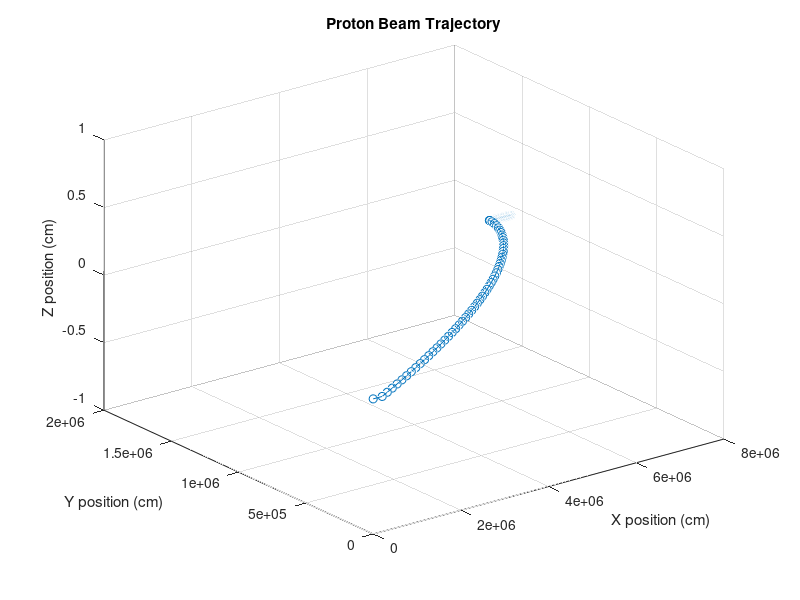

The MATLAB source for this figure:
% RAMDIM: Raytracing Algorithm for Magnetic Deflection of Ions in Media

% Define constants
E0 = 150; % Initial energy of the proton beam in MeV
B0 = 3; % Magnetic flux density in Tesla
d_air = 25; % Thickness of the air gap in cm
alpha = 2.43e-3; % Constant alpha in MeV^(-p)cm
p = 1.75; % Power-law exponent
q = 1.602e-19; % Elementary charge in Coulombs
m = 1.67262192e-27; % Mass of a proton in kg
c = 299792458; % Speed of light in m/s

% Calculate the range in water
R0 = alpha * E0^p;

% Calculate energy from MeV to J for further calculations
E_SI = E0*10^6 * 1.602176634 * 10^(-19);
disp(['with given energy ',num2str(E0), ' MeV, we get Joule ', num2str(E_SI)]);




% Calculate the non-relativistic initial velocity
v_initial = sqrt(2*E_SI/m);
disp(['the inital non relativistic velocity is ', num2str(v_initial)]);

% Calculate the lorentz factor and the relativistic velocity
gamma_initial = 1 / sqrt(1 - (v_initial^2 / c^2)); % Lorentz factor
disp(['the relativistic lorentz factor is ', num2str(gamma_initial)]);

v_rel = gamma_initial * v_initial; % Relativistic initial velocity of the proton beam
disp(['the relativistic velocity is ', num2str(v_rel)]);

% Calculate initial gyroradius by magnetic field
r_initial = (m * v_initial * gamma_initial) / (q * B0); 



% Define the step size for the trajectory calculation
ds = 0.1; % Step size in cm

% Define the number of steps for the trajectory calculation
n = round(R0 / ds);

% Initialize the proton position and velocity
x = [0; 0; 0]; % Position in cm
v = [v_rel; 0; 0]; % Velocity in m/s

%% Initialize the traveled path length in water
%s_water = 0;

% Initialize arrays to store the positions
x_positions = zeros(3, n+1); % Array to store x positions
s_water = zeros(1, n+1); % Array to store the traveled path length in water

% Store the initial position
x_positions(:,1) = x;
s_water(1) = 0;

% Perform the trajectory calculation using the RAMDIM model
for i = 1:n
    % Calculate the traveled path length in water at each step
    Ei = E0 - (q * B0 * ds / (2 * m * c)) * (2 * i - 1); % Calculate the energy at step i
    si = R0 - alpha * Ei^p;
    
    % Accumulate the traveled path length in water
    s_water = s_water + si;
    
    % Calculate the gyroradius and deflection angle
    r = m * v(1) / (q * B0); %%%%% Velocity should be calculated new every time??!!
    phi = ds / r;
    
    % Calculate the new position and velocity
    x = x + ds * v / 100; % Convert velocity to cmDCDw
    v = [v(1) * cos(phi); v(1) * sin(phi); v(3)];

    % Store the new position
    x_positions(:,i+1) = x;
    s_water(i+1) = s_water(i) + si;
end

% Display the total traveled path length in water
disp(['Total traveled path length in water: ', num2str(s_water), ' cm']);

% Plot the trajectory
figure;
plot3(x_positions(1,:), x_positions(2,:), x_positions(3,:), '-o');
xlabel('X position (cm)');
ylabel('Y position (cm)');
zlabel('Z position (cm)');
title('Proton Beam Trajectory');
grid on;